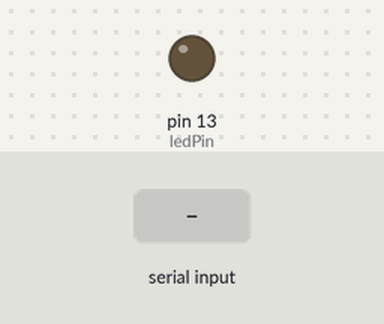
Recording of a sketch running on a simulated Arduino Uno, built with avr-gcc and run on an emulated ATmega328P. Shown: output pins drawn as LEDs (lit = HIGH). The inputs (shaded band) are chosen by the test bench.

Above: at 1.2 s.
1.3 s: "1" received over Serial
At 1.8 s:
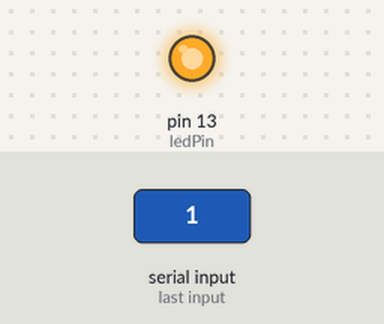
2.8 s: "0" received over Serial
At 4.2 s:
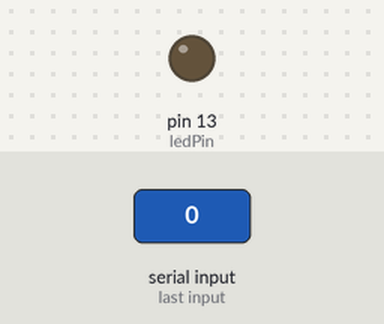
Timing chart, 0 to 5.8 s (numbered marks = the images above; inputs shaded):
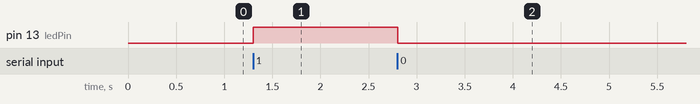

The sketch:

blink_light_if_serial_true.ino
```cpp
char val;
int ledPin = 13;

void setup(){
  pinMode(ledPin, OUTPUT);

 Serial.begin(9600);
}

void loop(){
  if (Serial.available()){
    val = Serial.read();
  }
  if(val == '1'){
    digitalWrite(ledPin, HIGH);
  } else{
    digitalWrite(ledPin, LOW);
  }
  delay(10);
}
```

Measured:
- after the input at 1.3 s, pin 13 (ledPin): LOW → HIGH at once
- after the input at 2.8 s, pin 13 (ledPin): HIGH → LOW at once
